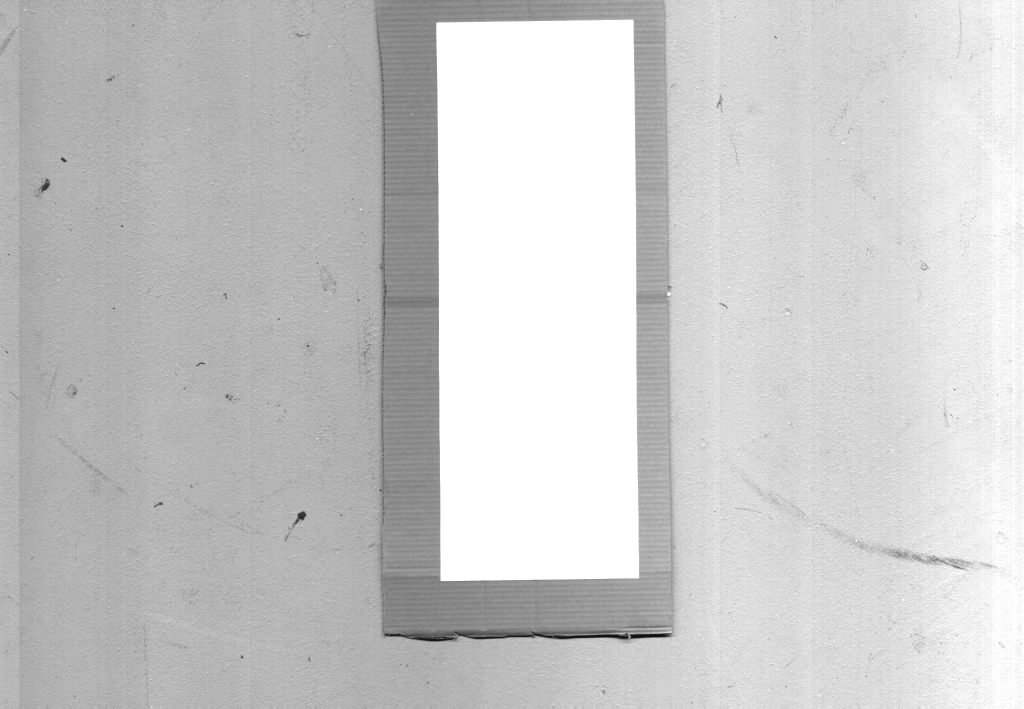
#> input picture road_anomaly_detector/main/calibration/Encoder/captured_image.png, 2048 x 1418 px, found by its file name (shown at 1/2 size)
$ python Calibration_encoder.py
#> lines starting #> are read from the running program, lines starting #| are printed output that depends on the picture; after the words box and inside, x2 and y2 are one past the last pixel; in counts of white or black regions, pixels touching at a corner belong together
### road_anomaly_detector/main/calibration/Encoder/camera.py
import matplotlib.pyplot as plt
import numpy as np

class camProbities:
    def __init__(self, focal, WD, CamSpecs):
        # Assign
        self.focal = focal  # Assuming focal length is in mm
        self.WD = WD  # Working distance in meters
        # Unpack the specs
        self.resolution_h, self.resolution_v = CamSpecs.get("Resolution", (0, 0))
        self.pixel_size_h, self.pixel_size_v = CamSpecs.get("Pixel Size", (0.0, 0.0))  # Assuming µm
        self.line_rate = CamSpecs.get("Line Rate", 0)
        self.wheel_diameter = CamSpecs.get("Wheel Diameter", 0)

    def getFOV(self):
        # Convert focal length to meters from mm, same for pixel width
        focal_length_m = self.focal / 1000  # Convert mm to meters
        pixel_width_m = self.pixel_size_h / 1e6  # Convert µm to meters

        # Calculate sensor width
        sensor_width_m = self.resolution_h * pixel_width_m

        # Calculate FOV
        FOV = (sensor_width_m / focal_length_m) * self.WD
        return FOV

    def getSpartial(self):
        # Calculate spatial resolution in meters per pixel
        FOV = self.getFOV()
        spatial_resolution = FOV / self.resolution_h
        return spatial_resolution * 1000  # Return in mm/pixel

    # [28 lines left out: functions getMaxSpeed, calculateLineRate, calculateMaxExposureTime, not called in this run]

    def calculateEncoderResolution(self):
        # Calculate circumference of the wheel
        circumference = np.pi * self.wheel_diameter  # In meters

        # Convert spatial resolution to meters per pixel
        spatial_resolution_m = self.getSpartial() / 1000  # Convert mm to meters

        # Calculate required pulses per revolution (PPR) for encoder
        encoder_resolution_ppr = circumference / spatial_resolution_m
        return encoder_resolution_ppr

    # [7 lines left out: function __str__, not called in this run]

### road_anomaly_detector/main/calibration/Encoder/Calibration_encoder.py
import cv2
import numpy as np
import matplotlib.pyplot as plt
from road_anomaly_detector.main.calibration.Encoder.camera import camProbities
from road_anomaly_detector.main.camera.Image_acqusition import LineScanCamera

def load_image(filepath):
    image = cv2.imread(filepath, cv2.IMREAD_GRAYSCALE)
    if image is None:
        raise FileNotFoundError(f"Error: Unable to load image from {filepath}")
    return image

def display_image(image, title="Image"):
    plt.imshow(image, cmap='gray')
    plt.title(title)
    plt.axis('off')
    plt.show()

def save_image(image, save_path):
    success = cv2.imwrite(save_path, image)
    if not success:
        raise IOError(f"Error: Unable to save image to {save_path}")
    print(f"Image saved successfully at {save_path}")

def save_image(image, save_path):
    success = cv2.imwrite(save_path, image)
    if not success:
        raise IOError(f"Error: Unable to save image to {save_path}")
    print(f"Image saved successfully at {save_path}")

def find_paper_contour(image, lower=170, upper=255, blurEn=True, morphEn=True):
    if blurEn:
        image = cv2.GaussianBlur(image, (3, 3), 0)

    thresh = cv2.threshold(image, lower, upper, cv2.THRESH_BINARY)[1]

    if morphEn:
        kernel = np.ones((7, 7), np.uint8)
        morph = cv2.morphologyEx(thresh, cv2.MORPH_CLOSE, kernel)
        morph = cv2.morphologyEx(morph, cv2.MORPH_OPEN, kernel)
    else:
        morph = thresh

    contours, _ = cv2.findContours(morph, cv2.RETR_EXTERNAL, cv2.CHAIN_APPROX_SIMPLE)
    display_image(thresh)

    if not contours:
        raise ValueError("No contours found in the image.")

    big_contour = max(contours, key=cv2.contourArea)

    return big_contour, thresh, morph, contours

def calculate_dimensions_from_contour(image, contour):
    peri = cv2.arcLength(contour, True)
    corners = cv2.approxPolyDP(contour, 0.04 * peri, True)

    def euclidean_distance(pt1, pt2):
        return np.linalg.norm(np.array(pt1) - np.array(pt2))

    if len(corners) == 4:
        top_left, top_right, bottom_right, bottom_left = [corner[0] for corner in corners]
        height_px = euclidean_distance(top_left, top_right)
        width_px = euclidean_distance(top_left, bottom_left)
        if width_px > height_px:
            height_px, width_px = width_px, height_px
    else:
        raise ValueError("The contour does not have exactly 4 corners.")

    polygon = image.copy()
    cv2.polylines(polygon, [corners], True, (0, 0, 255), 2, cv2.LINE_AA)

    return np.round(height_px), np.round(width_px), polygon

def display_stages(image, thresh, morph, contours, polygon):
    fig, axes = plt.subplots(2, 2, figsize=(10, 10))

    # Display thresholded image
    axes[0, 0].imshow(thresh, cmap='gray')
    axes[0, 0].set_title("Threshold")
    axes[0, 0].axis('off')

    # Display morphology result
    axes[0, 1].imshow(morph, cmap='gray')
    axes[0, 1].set_title("Morphology")
    axes[0, 1].axis('off')

    # Display contours
    contour_image = image.copy()
    cv2.drawContours(contour_image, contours, -1, (0, 255, 0), 2)
    axes[1, 0].imshow(contour_image, cmap='gray')
    axes[1, 0].set_title("Contours")
    axes[1, 0].axis('off')

    # Display polygon
    axes[1, 1].imshow(polygon, cmap='gray')
    axes[1, 1].set_title("Polygon")
    axes[1, 1].axis('off')

    plt.tight_layout()
    plt.show()

def paper_size(image, lower=170, upper=255, dispay=True, blurEn=True, morphEn=True):
    contour, thresh, morph, contours = find_paper_contour(image, lower, upper, blurEn, morphEn)
    height_px, width_px, polygon = calculate_dimensions_from_contour(image, contour)
    if dispay:
        display_stages(image, thresh, morph, contours, polygon)
    return height_px, width_px, polygon

def main():
    try:
        print("Starting encoding calibration process...")
        #WD = float(input("Enter Work distance (in meters): "))
        WD = 0.915

        cam_specs = {
            "Resolution": (4096/2, 1),
            "Pixel Size": (3.5*2, 3.5*2),
            "Line Rate": 80000,  # Don't matter
            "Wheel Diameter": 0.18
        }

        cam = camProbities(focal=8.5, WD=WD, CamSpecs=cam_specs)
        initial_resolution = cam.calculateEncoderResolution() * 8 # times 8 because we have
        initial_resolution = 3141
        # 2 rising edge channels and pulse every 4 encode tick.

        print(f"Initial resolution: {initial_resolution}")
        input("Press Enter to start the paper calibration scheme...")

        spartial_res_1m = 1 / (cam.getSpartial() / 1000) # 1 m / spartial_res
        #print(cam.getSpartial() / 1000)
        #camera = LineScanCamera(trigger='encoder', exposure=7, frame_height=spartial_res_1m, compression='png')

        a3_height_mm, a3_width_mm = 420*2, 297

        while True:
            #image = camera.capture_image()
            image = load_image("/home/crackscope/Road-Anomaly-Detector/road_anomaly_detector/main/calibration/Encoder/captured_image.png")
#> in load_image, image is the input picture: shape (1418, 2048); min 13, max 255, mean 201.8
            print("Picture taken...")

            height_px, width_px, _ = paper_size(image, lower=235, dispay=True, blurEn=False, morphEn=False)
#> in find_paper_contour, `thresh = cv2.threshold(image, lower, upper, cv2.THRESH_BINARY)[1]`:
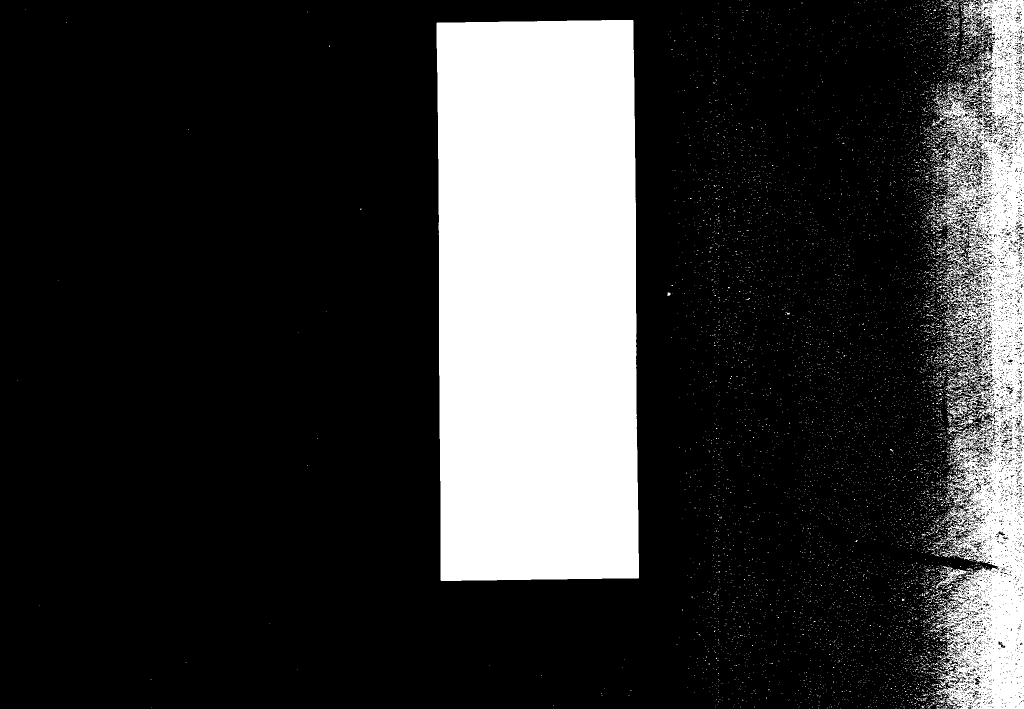
#> thresh: shape (1418, 2048) (shown at 1/2 size); 21.2% white; 8698 white regions (8577 under 20 px)
#> in find_paper_contour, `contours, _ = cv2.findContours(morph, cv2.RETR_EXTERNAL, cv2.CHAIN_APP..`: contours = 8558 contours, 8523 with area under 20; largest, box (x1, y1, x2, y2) and area: (873, 40, 1278, 1162) 439124, (1857, 0, 2048, 1418) 186075, (1906, 830, 1952, 856) 188, (1866, 188, 1900, 216) 180, (1891, 762, 1925, 790) 152
#> in find_paper_contour, `big_contour = max(contours, key=cv2.contourArea)`: big_contour = contour of 157 points, box (x1, y1, x2, y2) (873, 40, 1278, 1162), area 439124
#> in paper_size, `contour, thresh, morph, contours = find_paper_contour(image, lower, up..`: contour has the same summary as big_contour in find_paper_contour
#> in calculate_dimensions_from_contour, `peri = cv2.arcLength(contour, True)`: peri = 3053.9
#> in calculate_dimensions_from_contour, `corners = cv2.approxPolyDP(contour, 0.04 * peri, True)`: corners = [[1265, 40], [873, 46], [882, 1161], [1277, 1155]]
#> in calculate_dimensions_from_contour, `top_left, top_right, bottom_right, bottom_left = [corner[0] for corner..`: top_left = [1265, 40]; top_right = [873, 46]; bottom_right = [882, 1161]; bottom_left = [1277, 1155]
#> in calculate_dimensions_from_contour, `height_px = euclidean_distance(top_left, top_right)`: height_px = 392
#> in calculate_dimensions_from_contour, `width_px = euclidean_distance(top_left, bottom_left)`: width_px = 1115.1
#> in calculate_dimensions_from_contour, `height_px, width_px = width_px, height_px`: width_px = 392
#> in calculate_dimensions_from_contour, `cv2.polylines(polygon, [corners], True, (0, 0, 255), 2, cv2.LINE_AA)`:
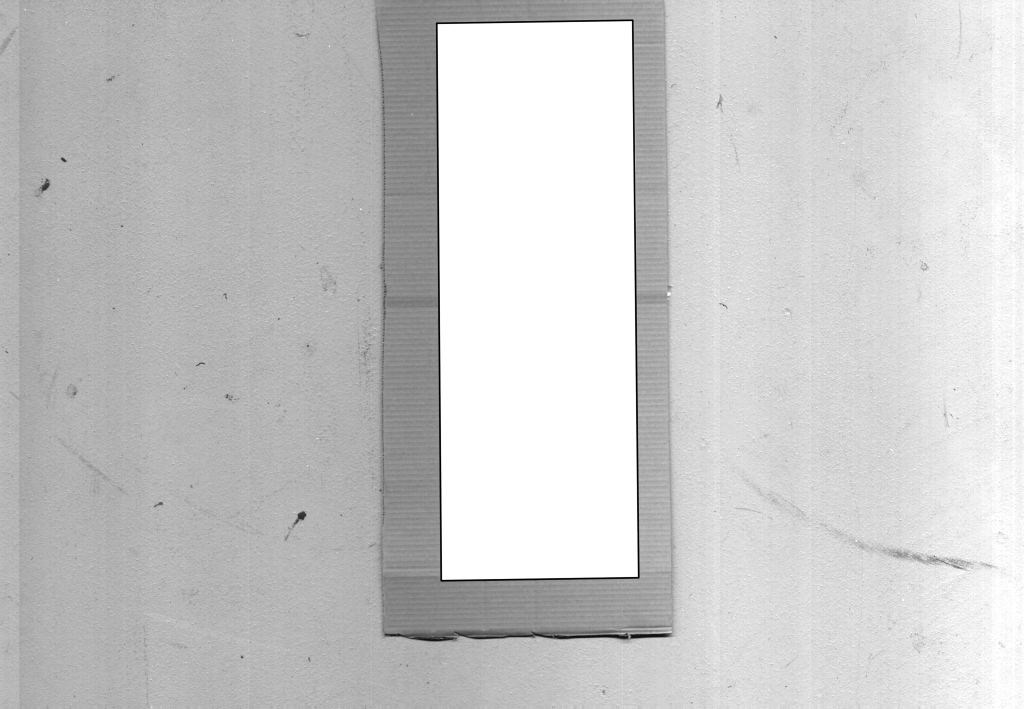
#> polygon: shape (1418, 2048) (shown at 1/2 size); 0.52% of pixels changed, all inside (x1, y1, x2, y2) = (871, 38, 1280, 1164)
#> in paper_size, `height_px, width_px, polygon = calculate_dimensions_from_contour(image..`: height_px = 1115; width_px = 392
#> in display_stages, `cv2.drawContours(contour_image, contours, -1, (0, 255, 0), 2)`:
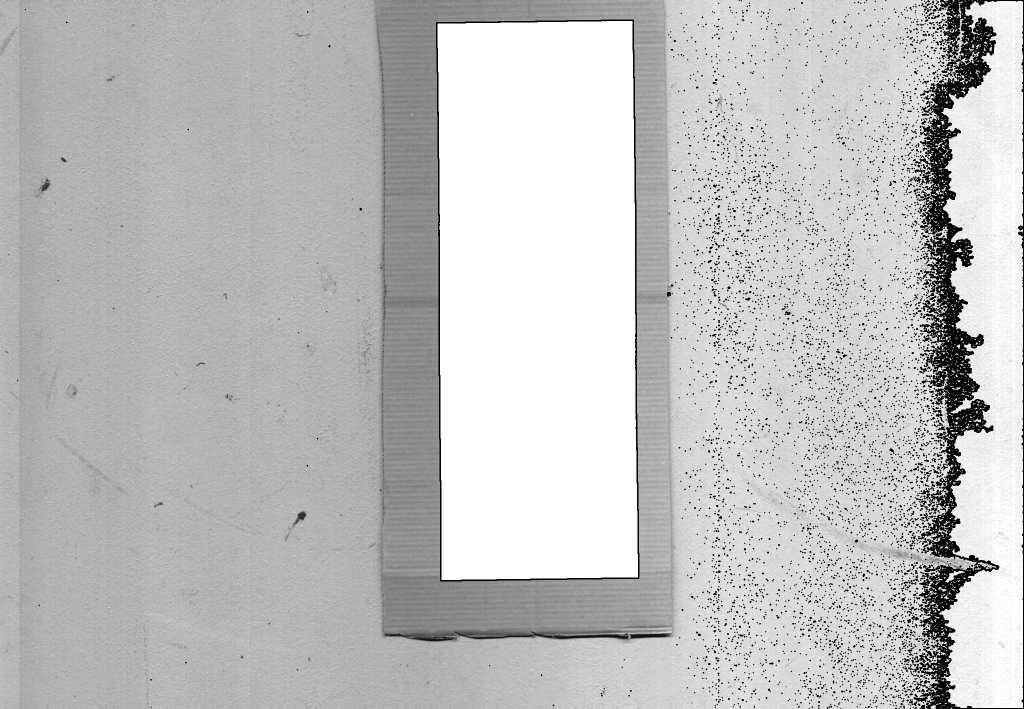
#> contour_image: shape (1418, 2048) (shown at 1/2 size); 4.23% of pixels changed, all inside (x1, y1, x2, y2) = (34, 0, 2048, 1418)
#> in display_stages, `plt.show()`:
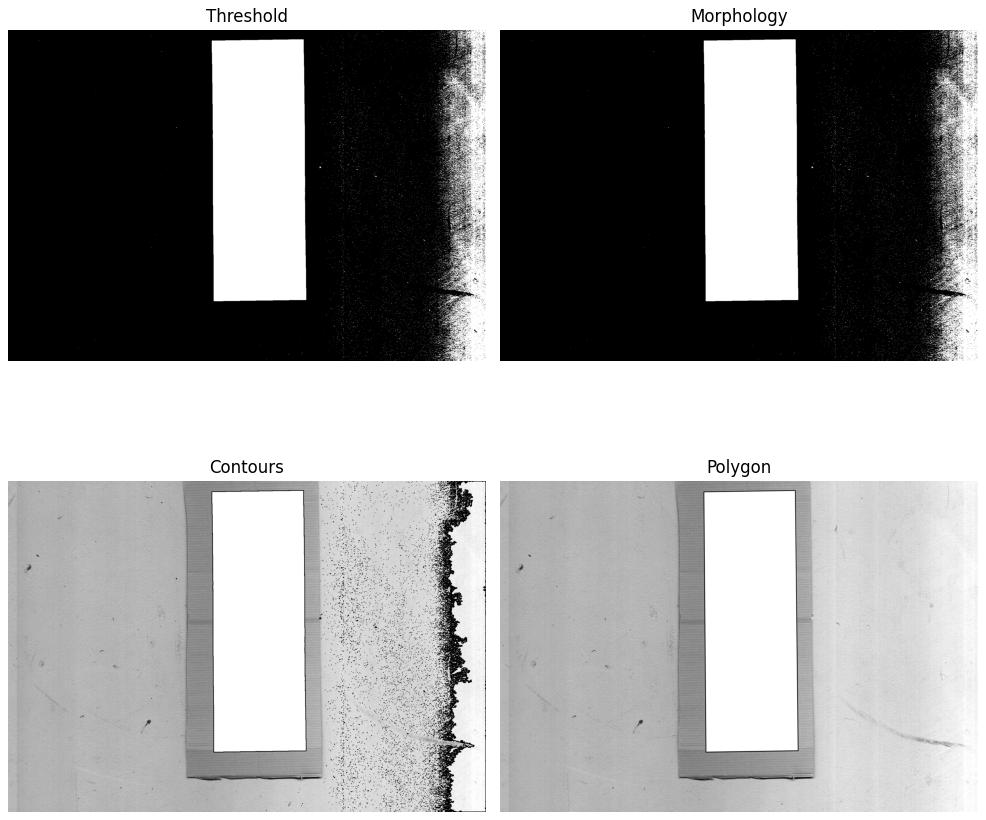
#> figure drawn by matplotlib, 4 panels
#> height_px = 1115; width_px = 392

            height_mm = height_px * cam.getSpartial()
#> height_mm = 840.2
            width_mm = width_px * cam.getSpartial()
#> width_mm = 295.4

            # Calculate errors in percentage for height and width
            error_height = (height_mm - a3_height_mm) / a3_height_mm * 100
#> error_height = 0.0221
            error_width = (width_mm - a3_width_mm) / a3_width_mm * 100
#> error_width = -0.544

            # Adjust resolution based on the percentage error (can be positive or negative)
            new_resolution = initial_resolution * (1 - error_height / 100)
#> new_resolution = 3140.3

            # Update the resolution
            initial_resolution = new_resolution
#> initial_resolution = 3140.3

            print(f"\nPixels: {height_px} x {width_px}")
#| Pixels: 1115.0 x 392.0
            print(f"Real size [mm][h x w]: {height_mm:.2f} x {width_mm:.2f}")
#| Real size [mm][h x w]: 840.19 x 295.38
            print(f"A3 paper  [mm][h x w]: {a3_height_mm:.2f} x {a3_width_mm:.2f}")
            print(f"Error [%]: {error_height:.2f}% x {error_width:.2f}%")
#| Error [%]: 0.02% x -0.54%
            print(f"Suggested new resolution: {new_resolution:.2f}\n")
#| Suggested new resolution: 3140.31

#> (the run stopped early here; a loop or call above may not have finished)
